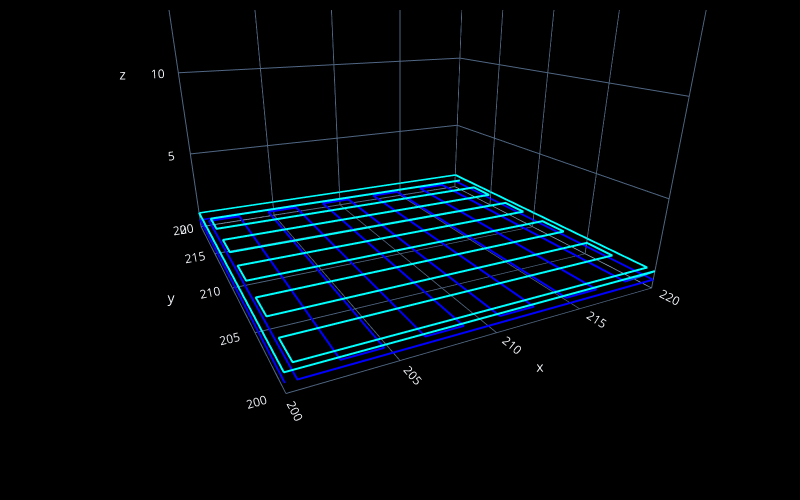
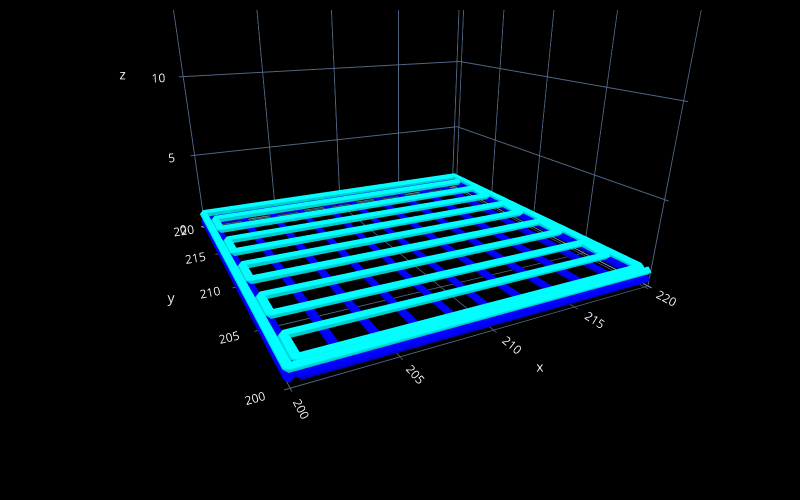
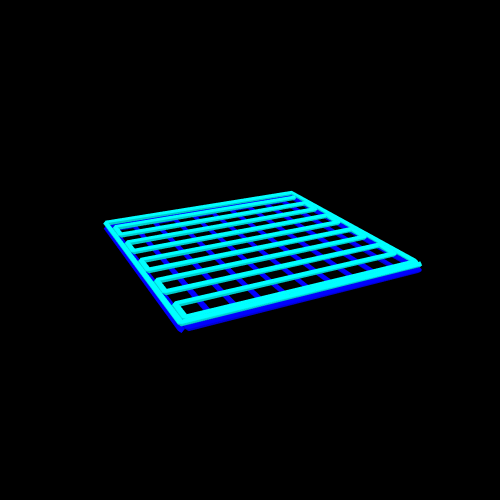

Write notebook code for charts like these, in order.
### Code cell
# preview the design

fc.transform(steps, 'plot', fc.PlotControls(style='line', zoom=0.7))
# hover the cursor over the lines in the plot to check xyz positions of the points in the design

# uncomment the next line to create a plot with real heights/widths for extruded lines to preview the real 3D printed geometry
fc.transform(steps, 'plot', fc.PlotControls(style='tube', zoom=0.7, initialization_data={'extrusion_width': EW, 'extrusion_height': EH}))

# uncomment the next line to create a neat preview (click the top-left button in the plot for a .png file) - post and tag @FullControlXYZ :)
fc.transform(steps, 'plot', fc.PlotControls(neat_for_publishing=True, zoom=0.5, initialization_data={'extrusion_width': EW, 'extrusion_height': EH}))

### Figure 1 — Plotly figure (JSON) as saved in the notebook; plotly's stock layout.template omitted (floating-point values rounded to 4 significant figures)
{"data": [{"line": {"color": ["rgb(0.00, 0.00, 255.00)", "rgb(0.00, 0.00, 255.00)", "rgb(0.00, 0.00, 255.00)", "rgb(0.00, 0.00, 255.00)", "rgb(0.00, 0.00, 255.00)", "rgb(0.00, 0.00, 255.00)", "rgb(0.00, 0.00, 255.00)", "rgb(0.00, 0.00, 255.00)", "rgb(0.00, 0.00, 255.00)", "rgb(0.00, 0.00, 255.00)", "rgb(0.00, 0.00, 255.00)", "rgb(0.00, 0.00, 255.00)", "rgb(0.00, 0.00, 255.00)", "rgb(0.00, 0.00, 255.00)", "rgb(0.00, 0.00, 255.00)", "rgb(0.00, 0.00, 255.00)", "rgb(0.00, 0.00, 255.00)", "rgb(0.00, 0.00, 255.00)", "rgb(0.00, 0.00, 255.00)", "rgb(0.00, 0.00, 255.00)", "rgb(0.00, 0.00, 255.00)", "rgb(0.00, 0.00, 255.00)", "rgb(0.00, 0.00, 255.00)", "rgb(0.00, 0.00, 255.00)", "rgb(0.00, 0.00, 255.00)", "rgb(0.00, 255.00, 255.00)", "rgb(0.00, 255.00, 255.00)", "rgb(0.00, 255.00, 255.00)", "rgb(0.00, 255.00, 255.00)", "rgb(0.00, 255.00, 255.00)", "rgb(0.00, 255.00, 255.00)", "rgb(0.00, 255.00, 255.00)", "rgb(0.00, 255.00, 255.00)", "rgb(0.00, 255.00, 255.00)", "rgb(0.00, 255.00, 255.00)", "rgb(0.00, 255.00, 255.00)", "rgb(0.00, 255.00, 255.00)", "rgb(0.00, 255.00, 255.00)", "rgb(0.00, 255.00, 255.00)", "rgb(0.00, 255.00, 255.00)", "rgb(0.00, 255.00, 255.00)", "rgb(0.00, 255.00, 255.00)", "rgb(0.00, 255.00, 255.00)", "rgb(0.00, 255.00, 255.00)", "rgb(0.00, 255.00, 255.00)", "rgb(0.00, 255.00, 255.00)", "rgb(0.00, 255.00, 255.00)", "rgb(0.00, 255.00, 255.00)", "rgb(0.00, 255.00, 255.00)", "rgb(0.00, 255.00, 255.00)"], "width": 4}, "mode": "lines", "showlegend": false, "type": "scatter3d", "x": [200, 200, 220, 220, 200.5, 200.5, 200.5, 202.5, 202.5, 204.5, 204.5, 206.5, 206.5, 208.5, 208.5, 210.5, 210.5, 212.5, 212.5, 214.5, 214.5, 216.5, 216.5, 218.5, 218.5, 220, 200, 200, 220, 220, 219.5, 200.5, 200.5, 219.5, 219.5, 200.5, 200.5, 219.5, 219.5, 200.5, 200.5, 219.5, 219.5, 200.5, 200.5, 219.5, 219.5, 200.5, 200.5, 219.5], "y": [200, 220, 220, 200, 200, 200.5, 219.5, 219.5, 200.5, 200.5, 219.5, 219.5, 200.5, 200.5, 219.5, 219.5, 200.5, 200.5, 219.5, 219.5, 200.5, 200.5, 219.5, 219.5, 200.5, 200, 200, 220, 220, 200.5, 200.5, 200.5, 202.5, 202.5, 204.5, 204.5, 206.5, 206.5, 208.5, 208.5, 210.5, 210.5, 212.5, 212.5, 214.5, 214.5, 216.5, 216.5, 218.5, 218.5], "z": [0.5, 0.5, 0.5, 0.5, 0.5, 0.5, 0.5, 0.5, 0.5, 0.5, 0.5, 0.5, 0.5, 0.5, 0.5, 0.5, 0.5, 0.5, 0.5, 0.5, 0.5, 0.5, 0.5, 0.5, 0.5, 1, 1, 1, 1, 1, 1, 1, 1, 1, 1, 1, 1, 1, 1, 1, 1, 1, 1, 1, 1, 1, 1, 1, 1, 1]}, {"marker": {"color": "red", "size": 2}, "mode": "markers", "showlegend": false, "type": "scatter3d", "x": [], "y": [], "z": []}], "layout": {"height": 500, "margin": {"b": 10, "l": 10, "pad": 4, "r": 10, "t": 10}, "paper_bgcolor": "black", "scene": {"aspectmode": "cube", "camera": {"center": {"x": 0, "y": 0, "z": -0.4875}, "eye": {"x": -0.7143, "y": -1.429, "z": 0.2143}}, "xaxis": {"backgroundcolor": "black", "nticks": 10, "range": [200.0, 220.0]}, "yaxis": {"backgroundcolor": "black", "nticks": 10, "range": [200.0, 220.0]}, "zaxis": {"backgroundcolor": "black", "nticks": 10, "range": [0, 20.0]}}, "width": 800}}

### Figure 2 — Plotly figure (JSON) as saved in the notebook; plotly's stock layout.template omitted (floating-point values rounded to 4 significant figures; data arrays with more than 128 entries replaced by an {"elided": "..."} marker saying what was removed)
{"data": [{"i": {"elided": "752 int values"}, "j": {"elided": "752 int values"}, "k": {"elided": "752 int values"}, "type": "mesh3d", "vertexcolor": {"elided": "380 str values"}, "x": {"elided": "380 float values"}, "y": {"elided": "380 float values"}, "z": {"elided": "380 float values"}}, {"marker": {"color": "red", "size": 2}, "mode": "markers", "showlegend": false, "type": "scatter3d", "x": [], "y": [], "z": []}], "layout": {"height": 500, "margin": {"b": 10, "l": 10, "pad": 4, "r": 10, "t": 10}, "paper_bgcolor": "black", "scene": {"aspectmode": "cube", "camera": {"center": {"x": 0, "y": 0, "z": -0.4878}, "eye": {"x": -0.7143, "y": -1.429, "z": 0.2143}}, "xaxis": {"backgroundcolor": "black", "nticks": 10, "range": [199.7, 220.3]}, "yaxis": {"backgroundcolor": "black", "nticks": 10, "range": [199.7, 220.3]}, "zaxis": {"backgroundcolor": "black", "nticks": 10, "range": [0, 20.5]}}, "width": 800}}

### Figure 3 — Plotly figure (JSON) as saved in the notebook; plotly's stock layout.template omitted (floating-point values rounded to 4 significant figures; data arrays with more than 128 entries replaced by an {"elided": "..."} marker saying what was removed)
{"data": [{"i": {"elided": "752 int values"}, "j": {"elided": "752 int values"}, "k": {"elided": "752 int values"}, "type": "mesh3d", "vertexcolor": {"elided": "380 str values"}, "x": {"elided": "380 float values"}, "y": {"elided": "380 float values"}, "z": {"elided": "380 float values"}}], "layout": {"height": 500, "margin": {"b": 10, "l": 10, "pad": 4, "r": 10, "t": 10}, "paper_bgcolor": "black", "scene": {"aspectmode": "cube", "camera": {"center": {"x": 0, "y": 0, "z": -0.4878}, "eye": {"x": -1, "y": -2, "z": 0.5}}, "xaxis": {"backgroundcolor": "black", "nticks": 10, "range": [199.7, 220.3], "showgrid": false, "visible": false, "zeroline": false}, "yaxis": {"backgroundcolor": "black", "nticks": 10, "range": [199.7, 220.3], "showgrid": false, "visible": false, "zeroline": false}, "zaxis": {"backgroundcolor": "black", "nticks": 10, "range": [0, 20.5], "showgrid": false, "visible": false, "zeroline": false}}, "width": 500}}
